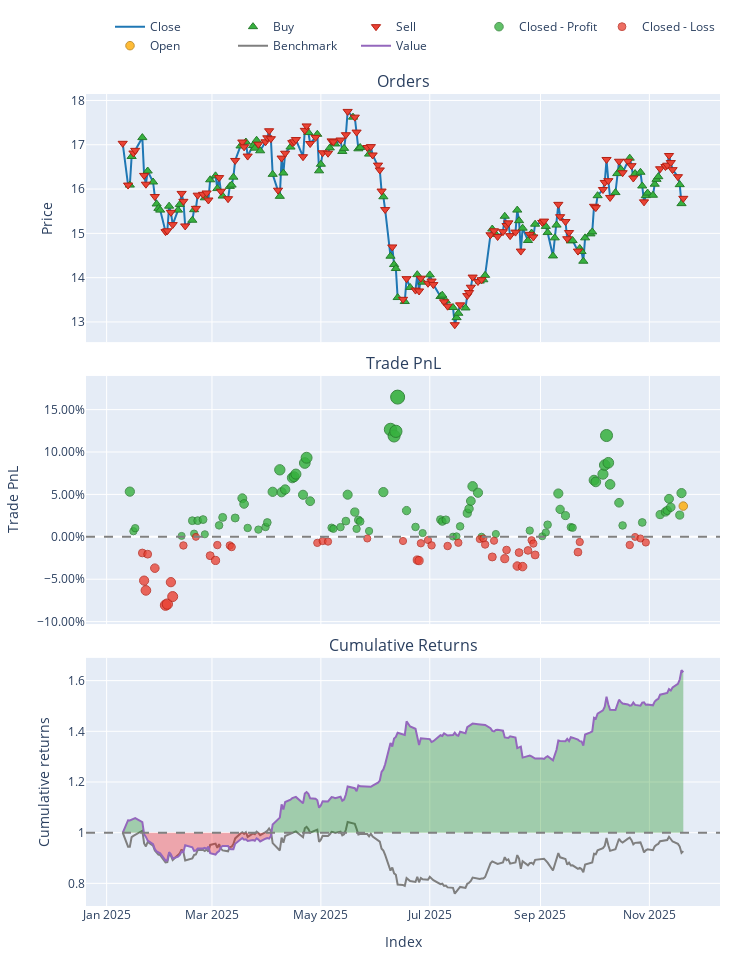

The code cell stored with this chart in its notebook:
### Markdown cell above
#### PCG

### Code cell
stock_symbol = "PCG"
# 2. Load Data
try:
    # ensuring your path is correct
    data = pd.read_csv(f'data/processed/{stock_symbol}_processed_2022.csv')
    if 'Date' in data.columns:
        data['Date'] = pd.to_datetime(data['Date'])
        data.set_index('Date', inplace=True)
    print("Data loaded successfully.")
except FileNotFoundError:
    print("Error: Data file not found. Check path.")
    sys.exit()

# 3. Split Train/Test
split_idx = int(len(data) * 0.7)
train_df = data.iloc[:split_idx]
test_df = data.iloc[split_idx:]

# --- TRAINING PHASE ---
print("Training SAC Agent...")

# Initialize Trainer (Pass config if needed, or defaults)
trainer = ModelTrainerRL(config['reinforcement_learning'])
env_params = config['reinforcement_learning']['environment']

# Create Training Environment
env_train = TradingEnvRL(
    train_df, 
    initial_balance=env_params.get('initial_balance', 10000),
    commission=env_params.get('commission', 0.001),
    lookback_window=env_params.get('lookback_window', 30),
    reward_func='profit'
)

# Train and Save
# This automatically handles the VecNormalize wrapper creation
result = trainer.train_sac(env_train) 

# IMPORTANT: Save the model and the normalization stats to disk
# We will reload them for the test phase to ensure consistency
save_path = "models/"
trainer.save_models(save_path)
print("Training Complete. Models saved.")

# --- INFERENCE PHASE (UPDATED) ---
print("Generating Agent Predictions on Test Data...")

# 1. Load the Trained Model
model = SAC.load(os.path.join(save_path, "sac_model"))

# 2. Create the Test Environment
# Must have the same observation space (columns) as training
env_test = TradingEnvRL(
    test_df, 
    initial_balance=env_params.get('initial_balance', 100000),
    commission=env_params.get('commission', 0.001),
    lookback_window=env_params.get('lookback_window', 30),
    reward_func='profit' 
)

# 3. Wrap it in DummyVecEnv (Required for SB3)
vec_env_test = DummyVecEnv([lambda: env_test])

# 4. Load Normalization Statistics
# This applies the Training Mean/Variance to the Test Data (Crucial!)
norm_path = os.path.join(save_path, f"sac_vecnormalize.pkl")
if os.path.exists(norm_path):
    vec_env_test = VecNormalize.load(norm_path, vec_env_test)
    vec_env_test.training = False     # Do not update stats on test data
    vec_env_test.norm_reward = False  # Do not normalize rewards for testing
else:
    print("WARNING: Normalization stats not found. Model predictions may be garbage.")

# 5. Run Inference Loop
obs = vec_env_test.reset()
done = [False]  # VecEnv returns done as a list/array
actions = []

while not done[0]:
    # Predict action (obs is now correctly scaled)
    action, _ = model.predict(obs, deterministic=True)
    actions.append(action[0]) # Extract single action
    
    # Step the environment
    obs, _, done, _ = vec_env_test.step(action)

print(f"Generated {len(actions)} actions.")


# --- BACKTESTING PHASE ---
print("Running Backtest...")

backtester = PortfolioBacktesterRL(env_params) 

# Note: 'actions' corresponds to the period [lookback_window : end]
# Ensure your backtester handles this alignment. 
# Usually, passing the full price_data and the lookback_window allows 
# the backtester to slice the prices correctly to match the actions.
portfolio = backtester.run_backtest(
    price_data=test_df['close'], 
    predicted_weights=np.array(actions).flatten(),
    lookback_window=env_params.get('lookback_window', 30)
)

comparison = backtester.compare_with_buy_and_hold_rl()

# Show Metrics
metrics = backtester.get_performance_metrics()
print("\n--- Strategy Performance ---")
for k, v in metrics.items():
    print(f"{k}: {v:.4f}")
    
# Plot
portfolio.plot().show()
